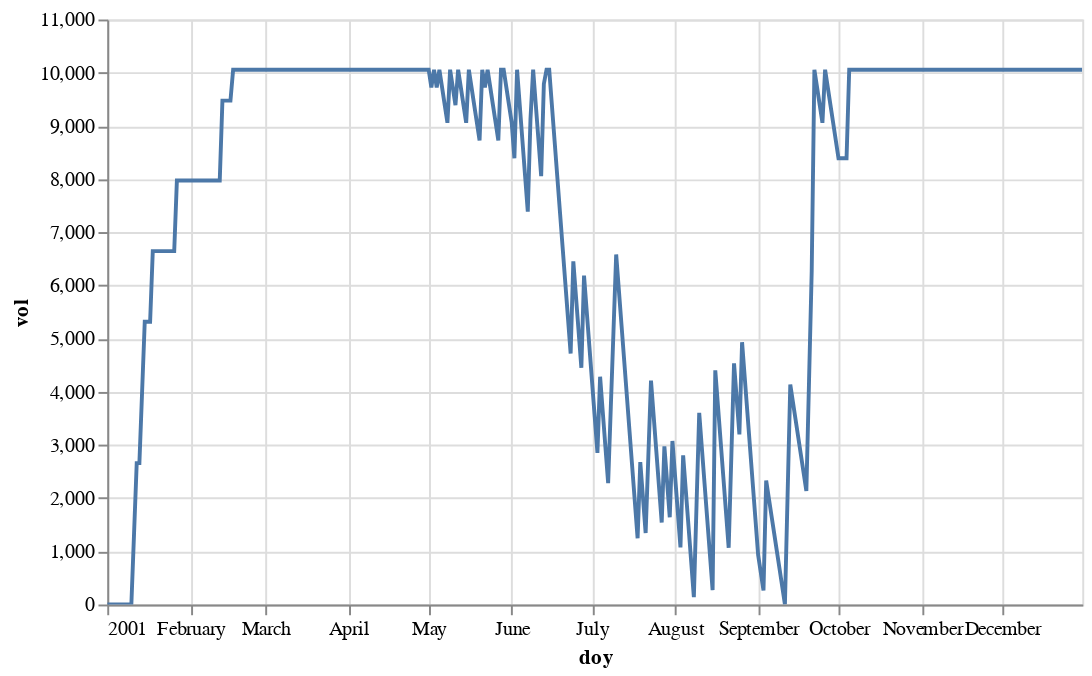

Here is the notebook cell this chart was saved with:
### Code cell
# Ce n'est pas une copie, on a maintenant deux références à la même variable
# donc mutation sur dcuve <=> mutation sur cuvePaillage
# donc aucun intérêt de renommer
dcuve = cuvePaillage
dcuve['vol'] = 0
volmax = 10056
for index in (range(len(dcuve['vol'])-1)):
    dcuve['vol'].iloc[index+1] = dcuve['vol'].iloc[index] + df['apportsTotaux'].iloc[index] - df['besoinsPaillage'].iloc[index]
    dcuve['vol'].iloc[index+1] = min(dcuve['vol'][index+1], volmax)
alt.Chart(dcuve).mark_line().encode(
    x='doy:T',
    y='vol'
).properties(
    width=500
).interactive()

### Figure 1 — Vega-Lite specification as saved in the notebook (floating-point values rounded to 4 significant figures; data arrays with more than 128 entries replaced by an {"elided": "..."} marker saying what was removed)
{"config": {"view": {"continuousWidth": 400, "continuousHeight": 300}}, "data": {"name": "data-45241a236619b2ff927d87cb1edb6b9c"}, "mark": "line", "encoding": {"x": {"field": "doy", "type": "temporal"}, "y": {"field": "vol", "type": "quantitative"}}, "selection": {"selector017": {"type": "interval", "bind": "scales", "encodings": ["x", "y"]}}, "width": 500, "$schema": "https://vega.github.io/schema/vega-lite/v4.17.0.json", "datasets": {"data-45241a236619b2ff927d87cb1edb6b9c": {"elided": "365 records"}}}
